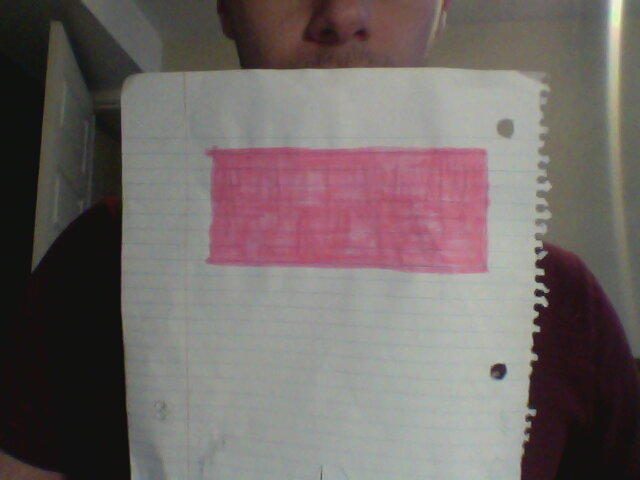
#> input picture new/2018-04-02-165955.jpg, 640 x 480 px
$ python distance_to_camera_feed.py   (older library calls are emulated)
#> lines starting #> are read from the running program, lines starting #| are printed output that depends on the picture; after the words box and inside, x2 and y2 are one past the last pixel; in counts of white or black regions, pixels touching at a corner belong together
#!/usr/bin/python3
# import the necessary packages
import numpy as np
import cv2
import imutils

class ShapeDetector:
    def __init__(self):
        pass

    def detect(self, c):
        # initialize the shape name and approximate the contour
        shape = "unidentified"
        peri = cv2.arcLength(c, True)
        approx = cv2.approxPolyDP(c, 0.04 * peri, True)
        # if the shape is a triangle, it will have 3 vertices
        if len(approx) == 3:
            shape = "triangle"

        # if the shape has 4 vertices, it is either a square or
        # a rectangle
        elif len(approx) == 4:
            # compute the bounding box of the contour and use the
            # bounding box to compute the aspect ratio
            (x, y, w, h) = cv2.boundingRect(approx)
            ar = w / float(h)

            # a square will have an aspect ratio that is approximately
            # equal to one, otherwise, the shape is a rectangle
            shape = "square" if ar >= 0.95 and ar <= 1.05 else "rectangle"

        # if the shape is a pentagon, it will have 5 vertices
        elif len(approx) == 5:
            shape = "pentagon"

        # otherwise, we assume the shape is a circle
        else:
            shape = "circle"

        # return the name of the shape
        return shape

def find_marker(image):
    # convert the image to grayscale, blur it, and detect edges
    gray = cv2.cvtColor(image, cv2.COLOR_BGR2GRAY)
    blurred = cv2.GaussianBlur(gray, (5, 5), 0)
    edged = cv2.Canny(blurred, 20, 35)
    resize_edged = cv2.resize(edged, (400, 540))                    # Resize image
    cv2.imshow('edged', resize_edged)

    # find the contours in the edged image and keep the largest one;
    # we'll assume that this is our rectangle of paper in the image
    (_, cnts, _) = cv2.findContours(edged.copy(), cv2.RETR_LIST, cv2.CHAIN_APPROX_SIMPLE)
    c = max(cnts, key=cv2.contourArea)

    # load the image and resize it to a smaller factor so that
    # the shapes can be approximated better
    resized = imutils.resize(image, width=300)
    ratio = image.shape[0] / float(resized.shape[0])
    # convert the resized image to grayscale, blur it slightly,
    # and threshold it
    gray = cv2.cvtColor(resized, cv2.COLOR_BGR2GRAY)
    blurred = cv2.GaussianBlur(gray, (5, 5), 0)
    thresh = cv2.threshold(blurred, 60, 255, cv2.THRESH_BINARY)[1]

    # find contours in the thresholded image and initialize the
    # shape detector
    cnts = cv2.findContours(thresh.copy(), cv2.RETR_EXTERNAL, cv2.CHAIN_APPROX_SIMPLE)
    cnts = cnts[0] if imutils.is_cv2() else cnts[1]
    sd = ShapeDetector()

    # loop over the contours
    for c in cnts:
        # compute the center of the contour, then detect the name of the
        # shape using only the contour
        M = cv2.moments(c)
        cX = int((M["m10"] / M["m00"]) * ratio)
        cY = int((M["m01"] / M["m00"]) * ratio)
        shape = sd.detect(c)
        if shape != 'rectangle':
            return -1
        # multiply the contour (x, y)-coordinates by the resize ratio,
        # then draw the contours and the name of the shape on the image
        c = c.astype("float")
        c *= ratio
        c = c.astype("int")
        cv2.drawContours(image, [c], -1, (0, 255, 0), 2)
        cv2.putText(image, shape, (cX, cY), cv2.FONT_HERSHEY_SIMPLEX, 0.5, (255, 255, 255), 2)

        # show the output image
        cv2.imshow("ShapeDetector", image)

    # compute the bounding box of the of the paper region and return it
    return cv2.minAreaRect(c)

def distance_to_camera(knownWidth, focalLength, perWidth):
    # compute and return the distance from the maker to the camera
    return (knownWidth * focalLength) / perWidth


def bgr_to_hsv(b, g, r):
    return cv2.cvtColor(np.uint8([[[b,g,r]]]),cv2.COLOR_BGR2HSV)[0][0]


# initialize the known distance from the camera to the object, which
# in this case is 12 inches
KNOWN_DISTANCE = 12.0

# initialize the known object width, which in this case, the rectangle of
# paper is 5 inches wide
KNOWN_WIDTH = 5.0


# load the furst image that contains an object that is KNOWN TO BE 1 feet
# from our camera, then find the paper marker in the image, and initialize
# the focal length
image = cv2.imread("new/2018-04-02-165955.jpg")
#> image is the input picture: shape (480, 640, 3); mean B, G, R 102.4, 103.9, 113
hsv = cv2.cvtColor(image, cv2.COLOR_BGR2HSV)
#> hsv: shape (480, 640, 3); mean H, S, V 68.3, 41.8, 115
# HSV
## mask of green (36,0,0) ~ (70, 255,255)
yellow_hsv_array = bgr_to_hsv(94,73,135) # bgr value pulled from picture of petals
print(bgr_to_hsv(94,73,135)) # LIGHTER PINK HSV = 170 117 135
print(bgr_to_hsv(133,113,190)) # DARKER PINK HSV = 172 103 190
print(bgr_to_hsv(142,122,187)) # LIGHTER PINK HSV
print(bgr_to_hsv(126,103,158)) # LIGHTER PINK HSV

mask1 = cv2.inRange(hsv, (160, 75, 100), (180, 130, 200))
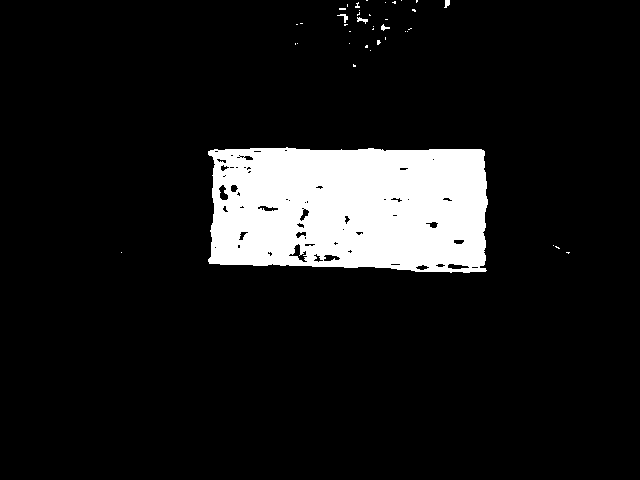
#> mask1: shape (480, 640); 10.3% white; 39 white regions (34 under 20 px), largest, box (x1, y1, x2, y2) and area: (208, 147, 488, 273) 31469, (337, 14, 348, 23) 37, (357, 17, 368, 24) 37, (444, 0, 450, 8) 34, (381, 24, 390, 31) 30
#cv2.imshow('mask', mask1)
## final mask and masked
target = cv2.bitwise_and(image,image, mask=mask1)
#cv2.imshow('mask &', target)
# TODO filter/mask should go here
marker = find_marker(target)
#> in find_marker, `gray = cv2.cvtColor(image, cv2.COLOR_BGR2GRAY)`:
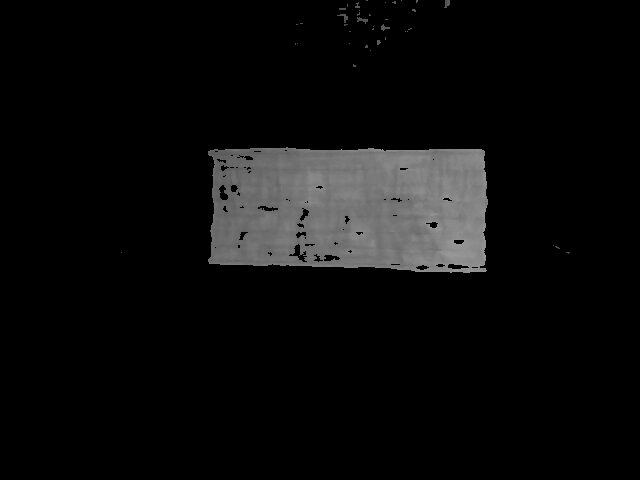
#> gray: shape (480, 640); min 0, max 154, mean 12.4
#> in find_marker, `edged = cv2.Canny(blurred, 20, 35)`:
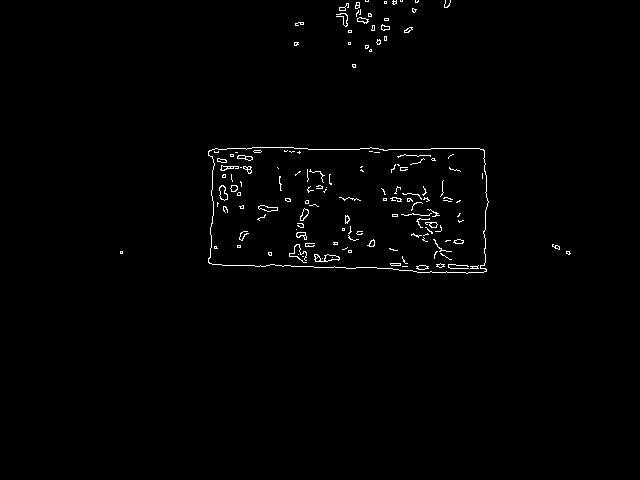
#> edged: shape (480, 640); 1% white in thin lines or dots, all inside (x1, y1, x2, y2) = (120, 0, 571, 274)
#> in find_marker, `resize_edged = cv2.resize(edged, (400, 540))`:
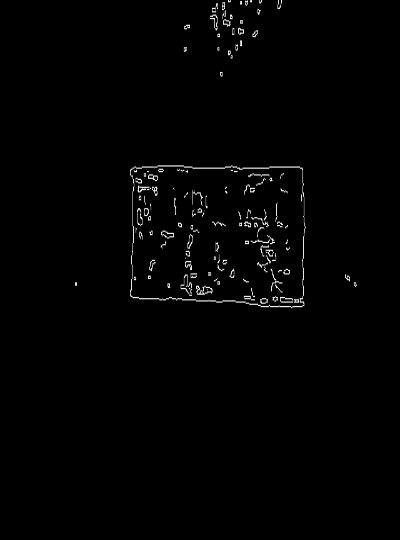
#> resize_edged: shape (540, 400); min 0, max 255, mean 2.6
#> in find_marker, `(_, cnts, _) = cv2.findContours(edged.copy(), cv2.RETR_LIST, cv2.CHAIN..`: cnts = 211 contours, 175 with area under 20; largest, box (x1, y1, x2, y2) and area: (208, 147, 489, 274) 32728, (208, 147, 489, 274) 32712, (314, 254, 340, 262) 102, (219, 185, 228, 201) 82, (219, 185, 228, 201) 72
#> in find_marker, `c = max(cnts, key=cv2.contourArea)`: c = contour of 169 points, box (x1, y1, x2, y2) (208, 147, 489, 274), area 32728
#> in find_marker, `thresh = cv2.threshold(blurred, 60, 255, cv2.THRESH_BINARY)[1]`:
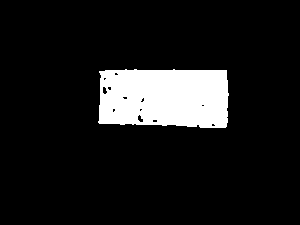
#> thresh: shape (225, 300); 10.4% white; 1 white region
#> in find_marker, `cnts = cv2.findContours(thresh.copy(), cv2.RETR_EXTERNAL, cv2.CHAIN_AP..`: cnts = 1 contour; box (x1, y1, x2, y2) and area: (98, 69, 229, 128) 6955
#> the loop in find_marker, `for c in cnts:` made 1 pass
#> (cX, cY, shape, peri in detect, approx in detect, x in detect, y in detect, w in detect) on pass 1: (350, 207, 'rectangle', 378.1, [[99, 71], [99, 123], [226, 126], [226, 70]], 99, 70, 128)
#> pass 1, in find_marker, `cv2.imshow("ShapeDetector", image)`:
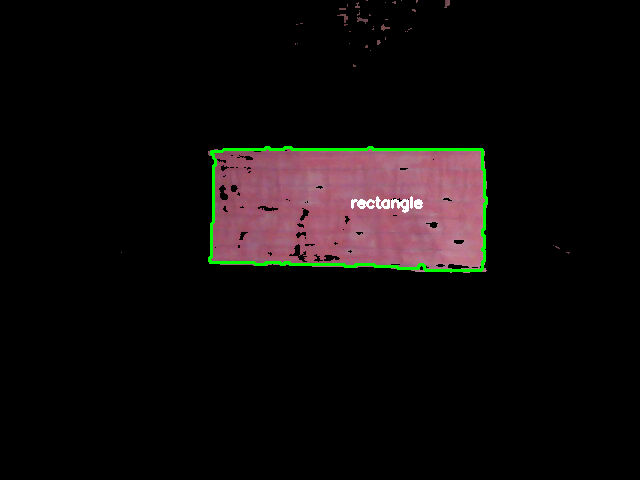
#> window 'ShapeDetector': shape (480, 640, 3); mean B, G, R 11.7, 11.6, 16.3
#> marker = ((347.9, 207.6), (122, 275.9), -88.97)
focalLength = (marker[1][0] * KNOWN_DISTANCE) / KNOWN_WIDTH
#> focalLength = 292.8


cap = cv2.VideoCapture(0)
while 1:
    _, frame = cap.read()
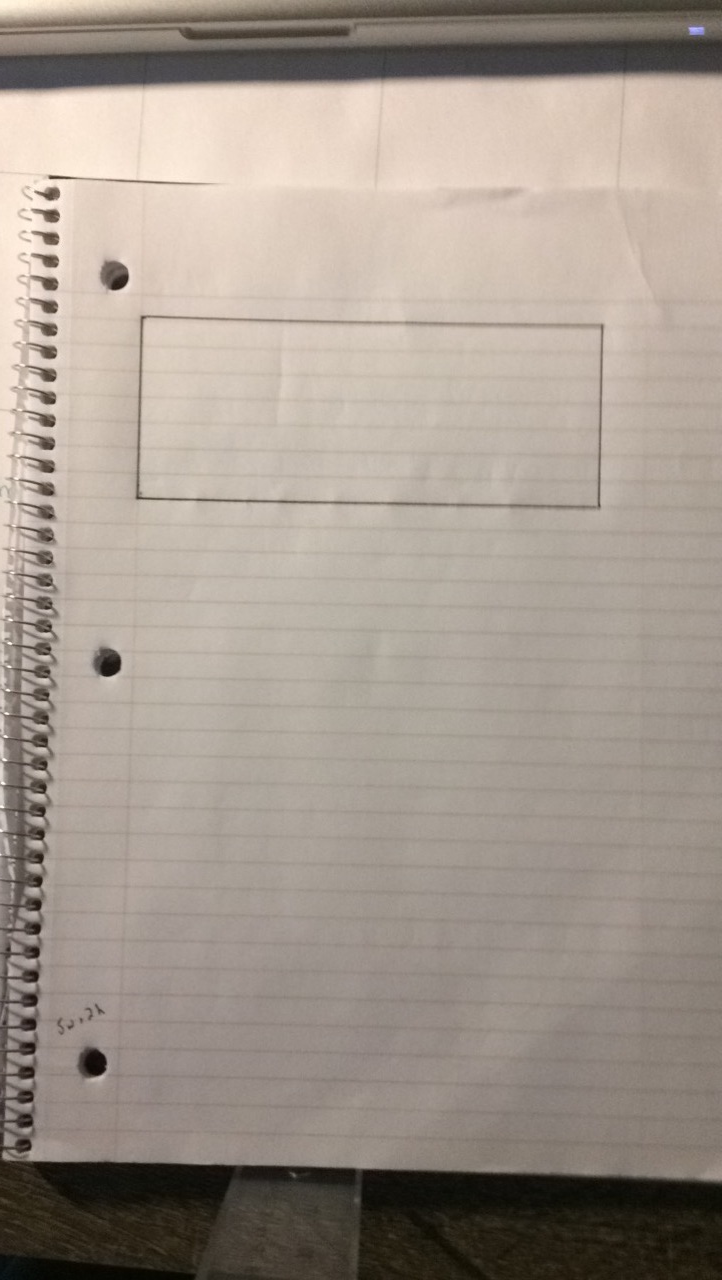
#> input picture new/1ft.JPG, 722 x 1280 px, given in place of the camera
#> frame is the input picture: shape (1280, 722, 3); mean B, G, R 142, 152.1, 163.1

    # Close all on 'q' press
    k = cv2.waitKey(5) & 0xFF
#> (key q is pressed here)
    if k == ord('q'):
        break

    # convert the frame to hsv and create mask in attempt to isolate the pink square
    hsv = cv2.cvtColor(frame, cv2.COLOR_BGR2HSV)

    #mask1 = cv2.inRange(hsv, (int(hsv_array[0]-10), 0, 0), (int(hsv_array[0]+10), 255,255))
    mask1 = cv2.inRange(hsv, (160, 75, 100), (180, 130, 200))
    target = cv2.bitwise_and(frame,frame, mask=mask1)

    try:
        # Edge detect on the and'ed mask
        marker = find_marker(target)
        if marker == -1:
            continue
    except:
        continue

    inches = distance_to_camera(KNOWN_WIDTH, focalLength, marker[1][0])
    print(f'{inches / 12}ft')
    box = np.int0(cv2.boxPoints(marker))
    cv2.drawContours(frame, [box], -1, (0, 255, 0), 2)
    cv2.putText(frame, "%.2fft" % (inches / 12), (frame.shape[1] - 200, frame.shape[0] - 20), cv2.FONT_HERSHEY_SIMPLEX, 1.0, (0, 255, 0), 3)
    resized_image = cv2.resize(frame, (400, 540))                    # Resize image
    cv2.imshow("image", frame)

cv2.destroyAllWindows()
cap.release()
